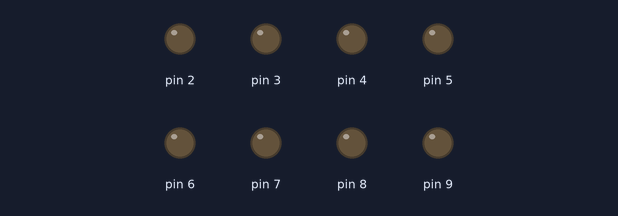
Recording of a sketch running on a simulated Arduino Uno, built with avr-gcc and run on an emulated ATmega328P. Shown: output pins drawn as LEDs (lit = HIGH). Pins used as bus, display or sensor lines are not drawn.

Above: at 0.1 s.
At 4.1 s:
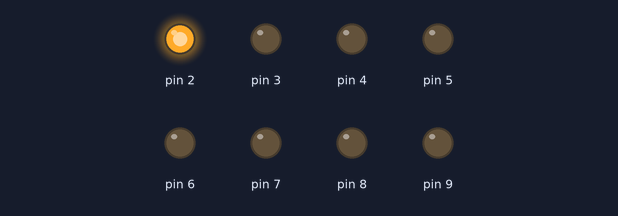
At 6.1 s:
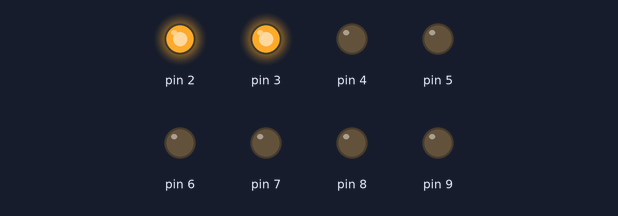
At 8.1 s:
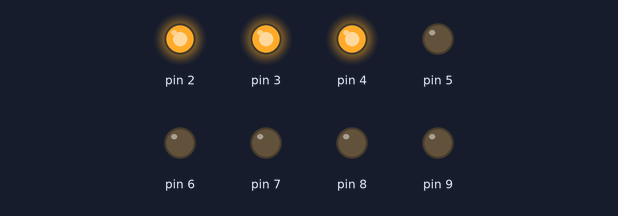
At 12.1 s:
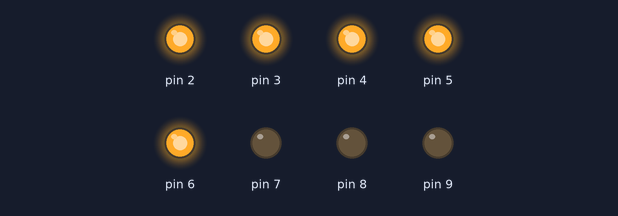
At 18.1 s:
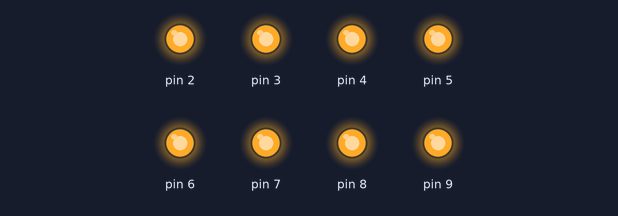
Timing chart, 0 to 19.6 s (numbered marks = the images above):
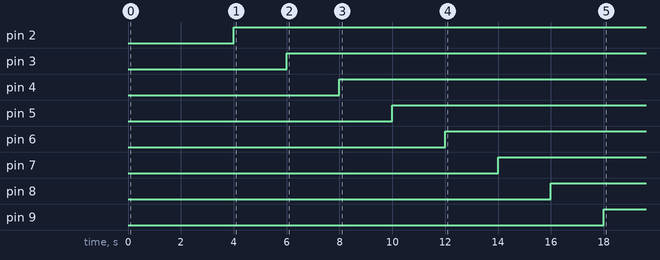

The sketch:

Codificacion_1.ino
```cpp
#include "funciones.h"


void setup() {
  // put your setup code here, to run once:
  iniciar_comunicacion_serial();
  configurar_pines();
}

void loop() {
  // put your main code here, to run repeatedly:
  intervalo_led();
}
```

funciones.cpp
```cpp
#include "Arduino.h"
#include "funciones.h"
int Matriz_led[CANT_LED];

void iniciar_comunicacion_serial(){
  Serial.begin(BAUDRATE);
}

void configurar_pines(){
  for(int i = 0; i < CANT_LED; i++ ){
    Matriz_led[i] = i;
    pinMode(Matriz_led[i], OUTPUT);
  }
}
void intervalo_led(){
  for(int i = 0; i < CANT_LED; i++ ){
    digitalWrite(Matriz_led[i], HIGH);
    delay(TIME);
  }
}
```

funciones.h
```cpp
#ifndef FUNCIONES_H
#define FUNCIONES_H
#include <Arduino.h>
//MACROS
#define TIME 2000
#define CANT_LED 10
#define BAUDRATE 9600

//Variables
extern int Matriz_led[CANT_LED];

//CONFIGURACION INICIAL
void iniciar_comunicacion_serial();
void configurar_pines();
void intervalo_led();


#endif
```

Measured:
- by itself, pin 2: LOW → HIGH at 4.0 s
- by itself, pin 3: LOW → HIGH at 6.0 s
- by itself, pin 4: LOW → HIGH at 8.0 s
- by itself, pin 5: LOW → HIGH at 10.0 s
- by itself, pin 6: LOW → HIGH at 12.0 s
- by itself, pin 7: LOW → HIGH at 14.0 s
- by itself, pin 8: LOW → HIGH at 16.0 s
- by itself, pin 9: LOW → HIGH at 18.0 s
